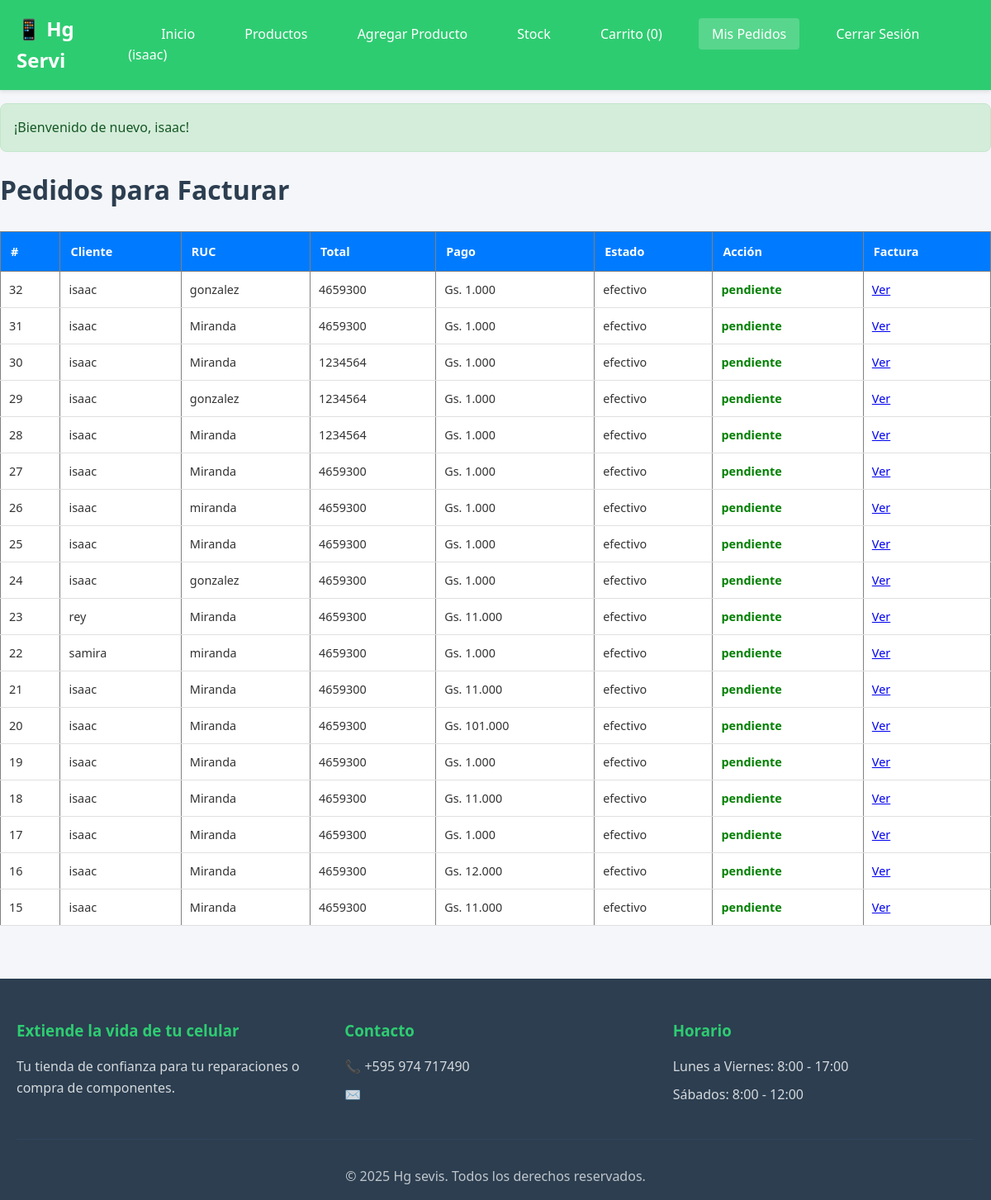
Page /orders.php (signed in) on the committed database.
### tables this page shows
CREATE TABLE `ventas` (
  `id` int(11) NOT NULL,
  `usuario_id` int(11) NOT NULL,
  `ruc_cliente` varchar(20) NOT NULL,
  `nombre_cliente` varchar(100) NOT NULL,
  `apellido_cliente` varchar(100) NOT NULL,
  `email_cliente` varchar(150) NOT NULL,
  `telefono_cliente` varchar(30) NOT NULL,
  `direccion_entrega` text NOT NULL,
  `metodo_pago` enum('efectivo','tarjeta','transferencia') DEFAULT 'efectivo',
  `condicion_pago` enum('Contado','Credito') DEFAULT 'Contado',
  `subtotal` int(11) NOT NULL,
  `envio` int(11) NOT NULL DEFAULT 0,
  `total` int(11) NOT NULL,
  `notas` text DEFAULT NULL,
  `estado` enum('pendiente','confirmado','preparando','listo','entregado','cancelado') DEFAULT 'pendiente',
  `fecha` datetime DEFAULT current_timestamp()
);

### config.php (called while the page is built, shortened)
<?php
function isLoggedIn() {
    return isset($_SESSION['user_id']);
}
function getCartCount() {
    $count = 0;
    return $count;
}
    return 'assets/defaults/product.jpg';
?>

### models/order.php (called while the page is built, shortened)
<?php
class Order
{
    private $conn;
    public function __construct($db)
    {
        $this->conn = $db;
    }
    public function getAllOrders()
    {
        $sql = "SELECT * FROM ventas ORDER BY id DESC";
        return $this->conn->query($sql);
    }
}

### orders.php (the view, shortened to what this page needs)
<?php
require_once 'config.php';
require_once 'models/Order.php';
$database = new Database();
$db = $database->getConnection();
$orderModel = new Order($db);
$orders = $orderModel->getAllOrders();
include 'views/header.php';
?>
<h1>Pedidos para Facturar</h1>
<table border="1" width="100%" cellpadding="8">
    <thead>
        <tr>
            <th>#</th>
            <th>Cliente</th>
            <th>RUC</th>
            <th>Total</th>
            <th>Pago</th>
            <th>Estado</th>
            <th>Acción</th>
            <th>Factura</th>
        </tr>
    </thead>
    <tbody>
        <?php while ($o = $orders->fetch(PDO::FETCH_ASSOC)): ?>
            <tr>
                <td><?= $o['id'] ?></td>
                <td><?= $o['nombre_cliente'] ?></td>
                <td><?= $o['apellido_cliente'] ?></td>
                <td><?= $o['ruc_cliente'] ?></td>
                <td>Gs. <?= number_format($o['total'], 0, ',', '.') ?></td>
                <td><?= $o['metodo_pago'] ?></td>
                <td>
                    <strong style="color:<?= $o['estado'] == 'Pendiente' ? 'red' : 'green' ?>">
                        <?= $o['estado'] ?>
                    </strong>
                </td>
                <td>
                    <a href="order-view.php?id=<?= $o['id'] ?>">Ver</a>
                </td>
            </tr>
        <?php endwhile; ?>
    </tbody>
</table>
<?php include 'views/footer.php'; ?>

### views/header.php (shortened to what this page needs)
<?php
$current_page = basename($_SERVER['PHP_SELF']);
?>
<!DOCTYPE html>
<html lang="es">
<head>
    <link rel="stylesheet" href="assets/css/style.css">
    <link rel="stylesheet" href="assets/css/productos.css">
    <link rel="stylesheet" href="assets/css/home.css">
    <link rel="stylesheet" href="assets/css/productos1.css">
    <link rel="stylesheet" href="assets/css/add_product.css">
    <link rel="stylesheet" href="assets/css/stock.css">
    <link rel="stylesheet" href="assets/css/order.css">
    <link rel="stylesheet" href="assets/css/order-success.css">
</head>
<body>
    <header class="header">
        <div class="container">
            <div class="logo">
                <a href="index.php">📱 Hg Servi</a>
            </div>
            <nav class="nav">
                <a href="index.php" class="<?php echo $current_page == 'index.php' ? 'active' : ''; ?>">Inicio</a>
                <a href="products.php" class="<?php echo $current_page == 'products.php' ? 'active' : ''; ?>">Productos</a>
                <?php if (isLoggedIn()): ?>
                    <?php if ($_SESSION['user_rol_id'] == 1): ?>
                        <a href="add_product.php" class="<?php echo $current_page == 'add_product.php' ? 'active' : ''; ?>">Agregar Producto</a>
                        <a href="stock.php" class="<?php echo $current_page == 'stock.php' ? 'active' : ''; ?>">Stock</a>
                    <?php endif; ?>
                    <a href="cart.php" class="<?php echo $current_page == 'cart.php' ? 'active' : ''; ?>">
                        Carrito (<?php echo getCartCount(); ?>)
                    </a>
                    <a href="orders.php" class="<?php echo $current_page == 'orders.php' ? 'active' : ''; ?>">Mis Pedidos</a>
                    <a href="logout.php">Cerrar Sesión (<?php echo $_SESSION['user_name']; ?>)</a>
                <?php else: ?>
                    <a href="login.php" class="<?php echo $current_page == 'login.php' ? 'active' : ''; ?>">Ingresar</a>
                    <a href="register.php" class="<?php echo $current_page == 'register.php' ? 'active' : ''; ?>">Registrarse</a>
                <?php endif; ?>
            </nav>
        </div>
    </header>
    <?php if (isset($_SESSION['success'])): ?>
        <div class="alert success">
            <?php echo $_SESSION['success'];
            unset($_SESSION['success']); ?>
        </div>
    <?php endif; ?>
    <main class="main">

### views/footer.php (shortened to what this page needs)
    </main>
    <footer class="footer">
        <div class="container">
            <div class="footer-content">
                <div class="footer-section">
                    <h3>Extiende la vida de tu celular</h3>
                    <p>Tu tienda de confianza para tu reparaciones o compra de componentes.</p>
                </div>
                <div class="footer-section">
                    <h3>Contacto</h3>
                    <p>📞 +595 974 717490</p>
                    <p>✉️ </p>
                </div>
                <div class="footer-section">
                    <h3>Horario</h3>
                    <p>Lunes a Viernes: 8:00 - 17:00</p>
                    <p>Sábados: 8:00 - 12:00</p>
                </div>
            </div>
            <p class="copyright">&copy; 2025 Hg sevis. Todos los derechos reservados.</p>
        </div>
    </footer>
</body>
</html>

### assets/css/style.css (style rules this page uses)
* { margin: 0; padding: 0; box-sizing: border-box; }
body { font-family: 'Arial', sans-serif; line-height: 1.6; color: #333; background-color: #f8f9fa; }
.container { max-width: 1200px; margin: 0 auto; padding: 0 20px; }
.header { background: #2ecc71; color: white; padding: 1rem 0; box-shadow: 0 2px 5px rgba(0,0,0,0.1); }
.header .container { display: flex; justify-content: space-between; align-items: center; }
.logo a { color: white; text-decoration: none; font-size: 1.5rem; font-weight: bold; }
.nav a { color: white; text-decoration: none; margin-left: 1.5rem; padding: 0.5rem 1rem; border-radius: 4px; transition: background-color 0.3s; }
.nav a:hover, .nav a.active { background-color: rgba(255,255,255,0.2); }
.alert { padding: 1rem; margin: 1rem 0; border-radius: 4px; }
.alert.success { background: #d4edda; color: #155724; border: 1px solid #c3e6cb; }
.footer { background: #2c3e50; color: white; padding: 3rem 0 1rem; margin-top: 4rem; }
.footer-content { display: grid; grid-template-columns: repeat(auto-fit, minmax(250px, 1fr)); gap: 2rem; margin-bottom: 2rem; }
.footer-section h3 { margin-bottom: 1rem; color: #2ecc71; }
.footer-section p { margin-bottom: 0.5rem; opacity: 0.8; }
.copyright { text-align: center; padding-top: 2rem; border-top: 1px solid #34495e; opacity: 0.7; }

### assets/css/add_product.css (style rules this page uses)
.container { max-width: 1200px; margin: 0 auto; padding: 0 20px; }
.alert { padding: 1rem; border-radius: 8px; margin-bottom: 1.5rem; font-weight: 500; }
.alert.success { background: #d4edda; color: #155724; border: 1px solid #c3e6cb; }

### assets/css/stock.css (style rules this page uses)
:root { --primary-color: #2c3e50; --secondary-color: #3498db; --success-color: #27ae60; --danger-color: #e74c3c; --warning-color: #f39c12; --info-color: #17a2b8; --light-color: #ecf0f1; --dark-color: #34495e; --gray-light: #f8f9fa; --gray-dark: #6c757d; --border-radius: 8px; --box-shadow: 0 4px 6px rgba(251, 246, 246, 0.1); --transition: all 0.3s ease; }
* { margin: 0; padding: 0; box-sizing: border-box; }
body { font-family: 'Segoe UI', Tahoma, Geneva, Verdana, sans-serif; background: linear-gradient(135deg, #f5f7fa 0%, #c3cfe2 100%); min-height: 100vh; color: #333; line-height: 1.6; }
.alert { border-radius: var(--border-radius); border: none; box-shadow: var(--box-shadow); margin-bottom: 20px; animation: slideDown 0.5s ease; }

### assets/css/order.css (style rules this page uses)
body { background: #f4f6f9; font-family: 'Segoe UI', Tahoma, sans-serif; }
h1 { margin-bottom: 1.5rem; color: #2c3e50; }
table { width: 100%; border-collapse: collapse; background: #fff; }
thead { background: #007bff; color: #ffffff; }
thead th { padding: 12px; text-align: left; font-size: 0.9rem; }
tbody td { padding: 10px; border-bottom: 1px solid #e0e0e0; font-size: 0.9rem; }

### assets/css/order-success.css (style rules this page uses)
* { margin: 0; padding: 0; box-sizing: border-box; font-family: 'Segoe UI', Tahoma, sans-serif; }
body { background: #f4f6f9; color: #333; }

### rows in the picture
ventas: id "32", nombre_cliente "isaac", apellido_cliente "gonzalez", ruc_cliente "4659300", total "1.000", metodo_pago "efectivo", estado "pendiente"
ventas: id "31", nombre_cliente "isaac", apellido_cliente "Miranda", ruc_cliente "4659300", total "1.000", metodo_pago "efectivo", estado "pendiente"
ventas: id "30", nombre_cliente "isaac", apellido_cliente "Miranda", ruc_cliente "1234564", total "1.000", metodo_pago "efectivo", estado "pendiente"
ventas: id "29", nombre_cliente "isaac", apellido_cliente "gonzalez", ruc_cliente "1234564", total "1.000", metodo_pago "efectivo", estado "pendiente"
ventas: id "28", nombre_cliente "isaac", apellido_cliente "Miranda", ruc_cliente "1234564", total "1.000", metodo_pago "efectivo", estado "pendiente"
ventas: id "27", nombre_cliente "isaac", apellido_cliente "Miranda", ruc_cliente "4659300", total "1.000", metodo_pago "efectivo", estado "pendiente"
ventas: id "26", nombre_cliente "isaac", apellido_cliente "miranda", ruc_cliente "4659300", total "1.000", metodo_pago "efectivo", estado "pendiente"
ventas: id "25", nombre_cliente "isaac", apellido_cliente "Miranda", ruc_cliente "4659300", total "1.000", metodo_pago "efectivo", estado "pendiente"
ventas: id "24", nombre_cliente "isaac", apellido_cliente "gonzalez", ruc_cliente "4659300", total "1.000", metodo_pago "efectivo", estado "pendiente"
ventas: id "23", nombre_cliente "rey", apellido_cliente "Miranda", ruc_cliente "4659300", total "11.000", metodo_pago "efectivo", estado "pendiente"
ventas: id "22", nombre_cliente "samira", apellido_cliente "miranda", ruc_cliente "4659300", total "1.000", metodo_pago "efectivo", estado "pendiente"
ventas: id "21", nombre_cliente "isaac", apellido_cliente "Miranda", ruc_cliente "4659300", total "11.000", metodo_pago "efectivo", estado "pendiente"
ventas: id "20", nombre_cliente "isaac", apellido_cliente "Miranda", ruc_cliente "4659300", total "101.000", metodo_pago "efectivo", estado "pendiente"
ventas: id "19", nombre_cliente "isaac", apellido_cliente "Miranda", ruc_cliente "4659300", total "1.000", metodo_pago "efectivo", estado "pendiente"
ventas: id "18", nombre_cliente "isaac", apellido_cliente "Miranda", ruc_cliente "4659300", total "11.000", metodo_pago "efectivo", estado "pendiente"
ventas: id "17", nombre_cliente "isaac", apellido_cliente "Miranda", ruc_cliente "4659300", total "1.000", metodo_pago "efectivo", estado "pendiente"
ventas: id "16", nombre_cliente "isaac", apellido_cliente "Miranda", ruc_cliente "4659300", total "12.000", metodo_pago "efectivo", estado "pendiente"
ventas: id "15", nombre_cliente "isaac", apellido_cliente "Miranda", ruc_cliente "4659300", total "11.000", metodo_pago "efectivo", estado "pendiente"

### other values in the picture
getCartCount() "0"
$_SESSION['user_name'] "isaac"
$_SESSION['success'] "¡Bienvenido de nuevo, isaac!"
